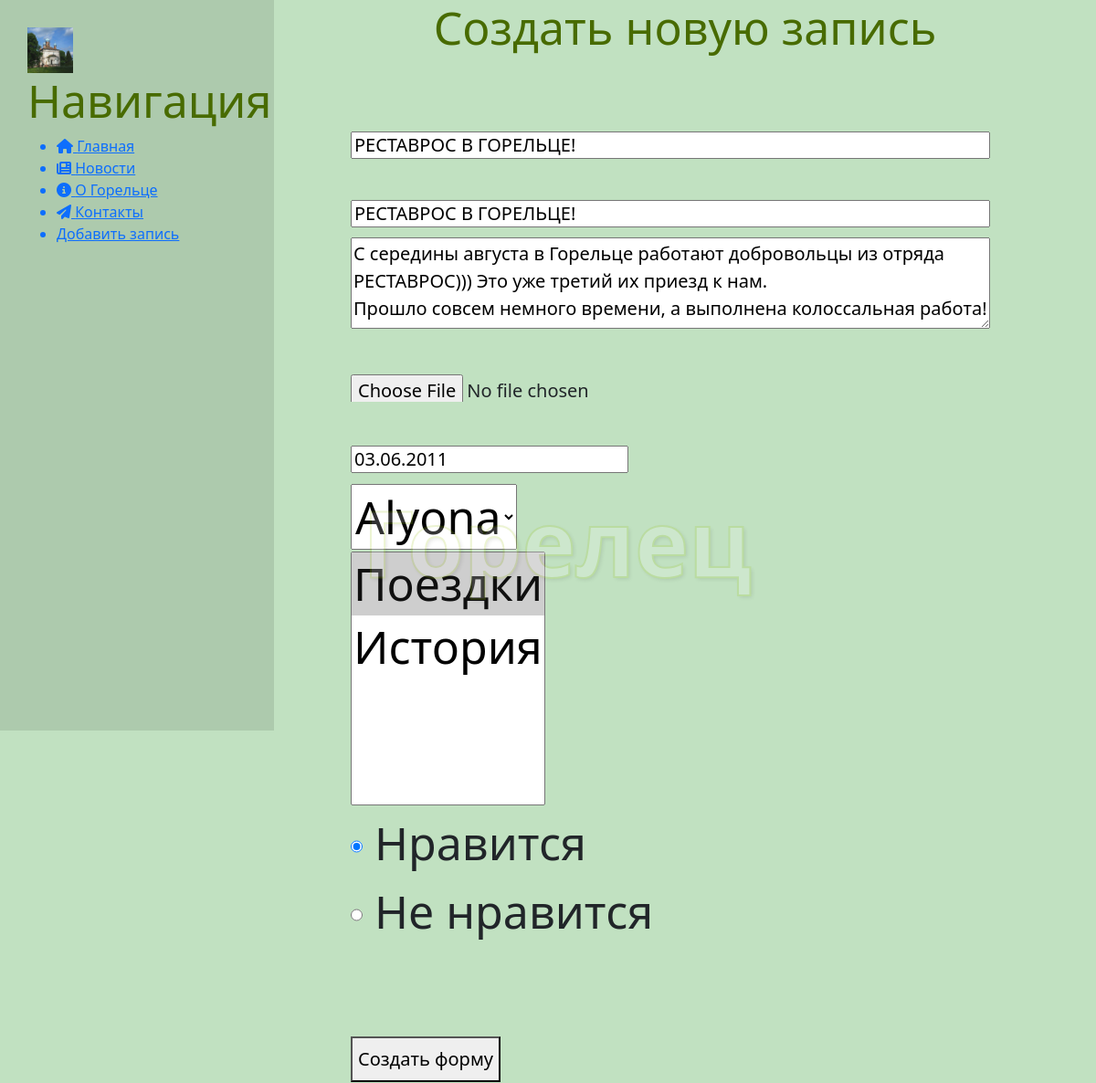
Page /news/12/update on the committed database.
### news/models.py (models this page shows, shortened)
class Article(models.Model):
    title = models.CharField('Название',max_length=50)
    anons = models.CharField('Анонс', max_length=250)
    full_text = models.TextField('Статья')
    image = models.ImageField('Изображение', upload_to='images/')
    date = models.DateField('Дата публикации', default=timezone.now)
    '''AUTHORs = Author.objects.all()
    AUTHORS = []
    for i in AUTHORs:
        AUTHORS.append((i.name, i.name))
    CATs = Category.objects.all()
    CATS = []
    for i in CATs:
        CATS.append((i.name, i.name))
    print(AUTHORS, CATS)'''
    author = models.ForeignKey('Author', on_delete = models.CASCADE, null=True)
    category = models.ManyToManyField(Category)
    TYPES = [
        ('LIKE', 'Нравится'),
        ('DISLIKE', 'Не нравится')
    ]
    like = models.CharField("Лайки", choices=TYPES, default='LIKE', max_length=7)
    class Meta:
        verbose_name = 'Новость'
        verbose_name_plural = 'Новости'

### news/views.py (the view)
# urls.py: path('<int:pk>/update', views.NewsUpdateView.as_view(), name='news_update'),
class NewsUpdateView(UpdateView):
    model = Article
    template_name = 'news/create.html'
    form_class = ArticleForm

### news/forms.py
class ArticleForm(ModelForm):
    class Meta:
        model = Article
        fields = ['title', 'anons', 'full_text', 'image', 'date', 'author', 'category', 'like']
        widgets = {
            'title': TextInput(attrs={'placeholder': "Название статьи", 'style': 'height:30px;width:700px; font-size:20px;'}),
            'anons': TextInput(attrs={'placeholder': "Анонс статьи", 'style': 'height:30px;width:700px; font-size:20px;'}),
            'full_text': Textarea(attrs={'placeholder': "Текст статьи", 'style': 'height:100px;width:700px; font-size:20px;'}),
            'image': FileInput(attrs={'style': 'height:30px; width:700px; font-size:20px;'}),
            'date': DateInput(attrs={'style': 'height:30px;font-size:20px;'}),
            'like': RadioSelect(attrs={'style': 'height:30px;font-size:20px;'})
        }

### news/models.py (called while the page is built)
    def __str__(self):
        return self.name

    def __str__(self):
        return self.name

### news/templates/news/create.html (shortened to what this page needs)
{%extends 'news/layout.html' %}
{% block content %}
<div>
    <h1>Создать новую запись</h1>
    <form enctype="multipart/form-data" style="margin-left:32%; width:500px; margin-top:50px;" method="post">
        {{form.title}}<br>
        {{form.anons}}<br>
        {{form.full_text}}<br>
        {{form.image}}<br>
        {{form.date}}<br>
        {{form.author}}<br>
        {{form.category}}<br>
        {{form.like}}<br>
        <button style= 'height:50px;font-size:20px;' type="submit">Создать форму</button>
    </form>
</div>
{% endblock%}

### news/templates/news/layout.html (shortened to what this page needs)
<!DOCTYPE html>
<html lang="en">
<head>
    <link rel="stylesheet" href = 'https://cdn.jsdelivr.net/npm/bootstrap@5.3.2/dist/css/bootstrap.min.css'>
</head>
<body style = 'background: #C1E1C1;'>
<aside style="background: #adcaad;float:left;height:100vh;width:300px;padding:2.5%;">
    {% load static %}
    <img src='{% static "main.jpg" %}' alt="Лого" width="50" height="50" style="float:left">
    <span class="logo">Горелец</span>
    <h1>Навигация</h1>
    <ul>
        <a href="{% url 'home' %}"><li><i class="fa-solid fa-house"></i> Главная</li></a>
        <a href="{% url 'news_home' %}" ><li><i class="fa-solid fa-newspaper"></i> Новости</li></a>
        <a href="{% url 'about' %}" ><li><i class="fa-solid fa-circle-info"></i> О Горельце</li></a>
        <a href="" ><li><i class="fa-solid fa-paper-plane"></i> Контакты</li></a>
        <a href="{%  url 'create' %}" ><li> Добавить запись</li></a>
    </ul>
</aside>
    {% block content %}{% endblock %}
</body>
</html>

### news/templates/news/layout.html (style rules this page uses)
aside .logo { font-size:35px;margin-left:10px;font-weight: bold;color:#4d5a4d }
form { margin-left:3%; width:500px; margin-top:50px; }
h1 { font-size:50px;position:relative;text-align:center;color:#486B00; }
span.logo { position:fixed; z-position:20; left:50%; top:50%; transform: translate(-50%, -50%); color: #FFFFFF; -webkit-text-stroke: 2px #A2C523; text-shadow: 2px 2px 4px rgba(0, 0, 0, 0.5); font-size:100px; opacity: 0.2; }
div { font-size:50px; z-position:10; }

### rows in the picture
Article: title "РЕСТАВРОС В ГОРЕЛЬЦЕ!", anons "РЕСТАВРОС В ГОРЕЛЬЦЕ!", full_text "С середины августа в Горельце работают добровольцы из отряда РЕСТАВРОС))) Это уже третий их приезд к нам. Прошло совсем немного времени, а выполнена колоссальная работа!", date "03.06.2011", author "Alyona", like "☑ Нравится ☐ Не нравится"
